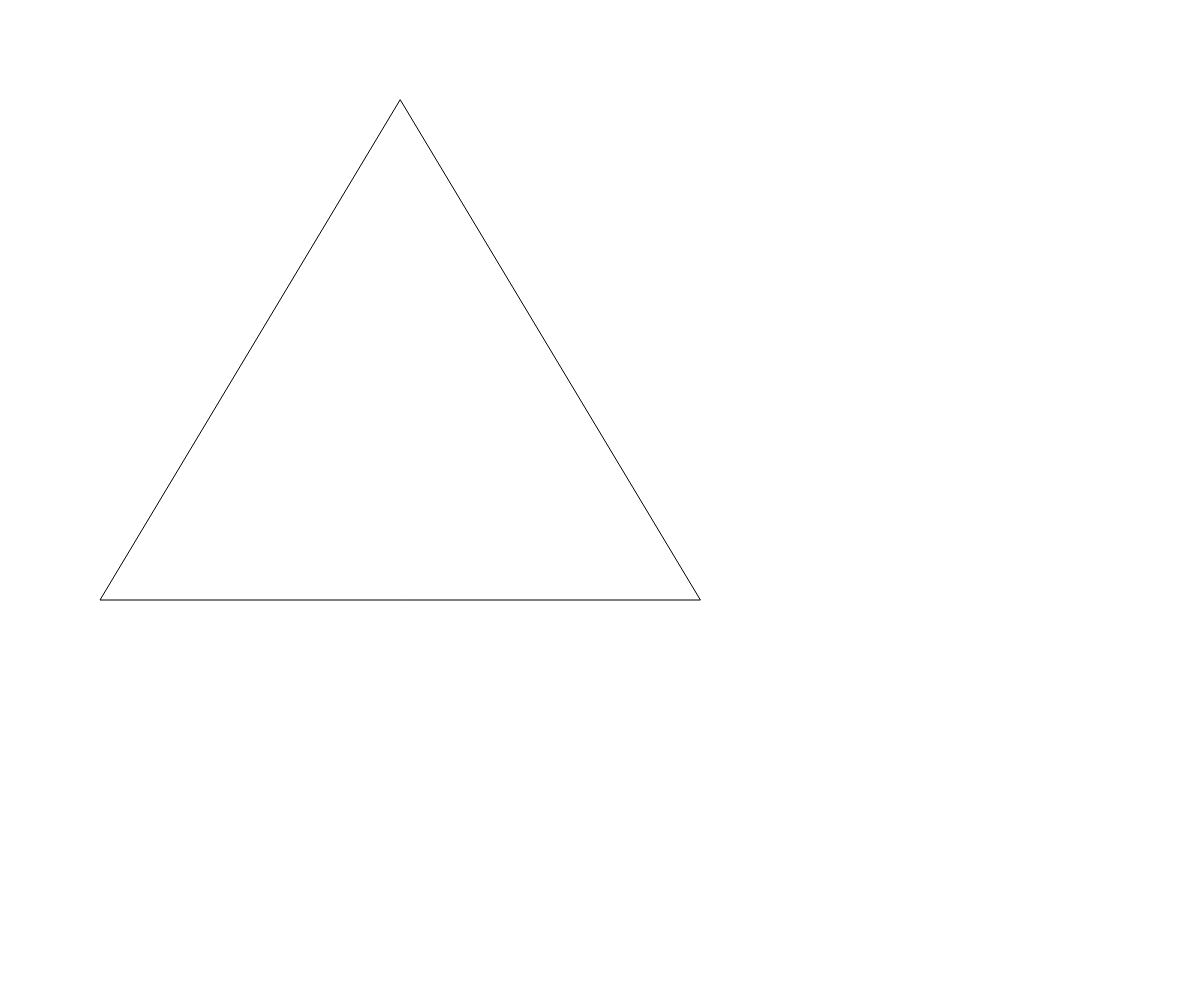
Frame 1 (no input)
Frame 60 (no input): identical to frame 1, image omitted
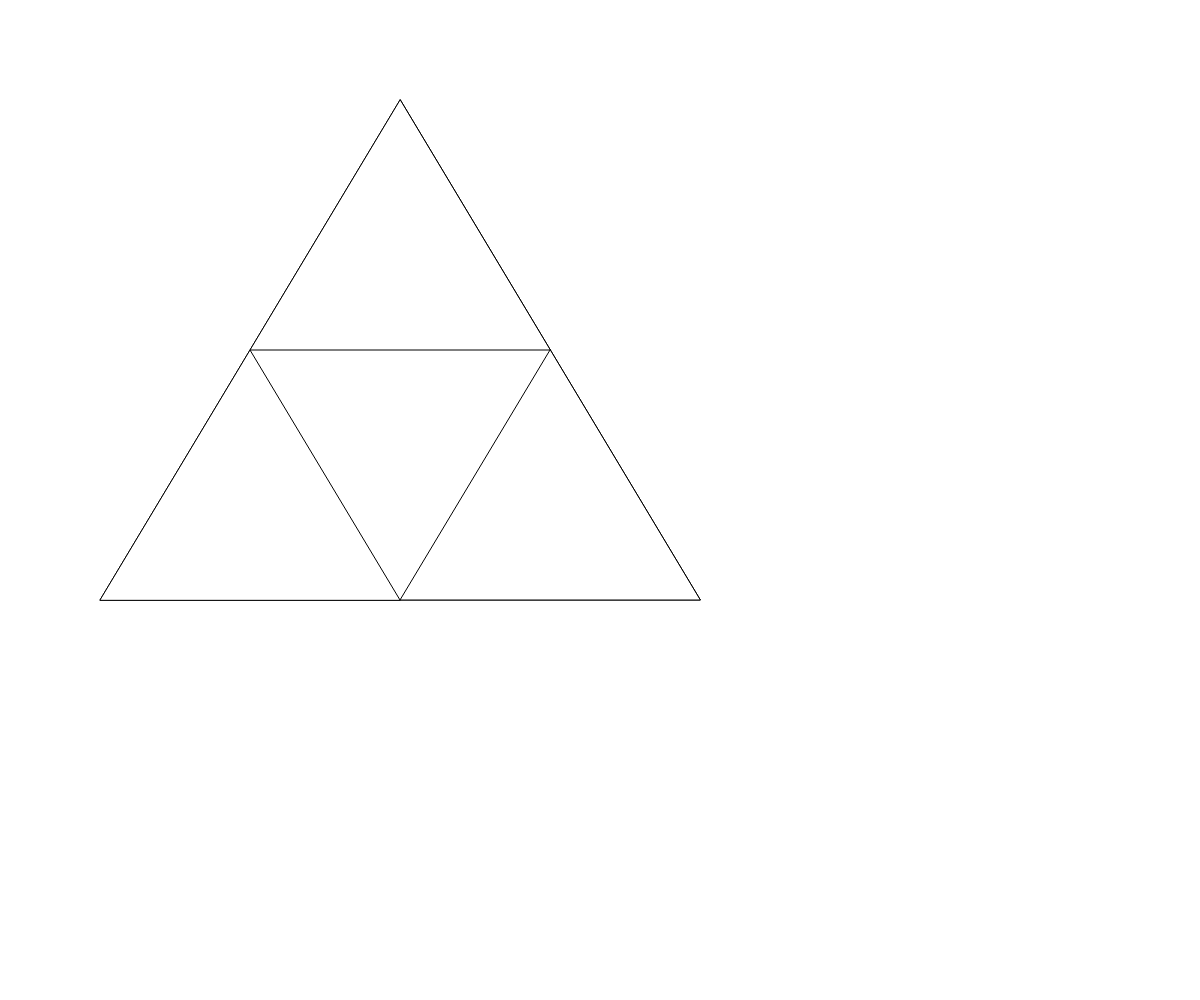
Frame 120 (the mouse pressed at the canvas centre since frame 60)

The p5.js sketch that drew these frames (run headless with seeded random() and noise() and a simulated clock; from frame 60 on, the mouse is pressed at the canvas centre):

// p5.js sketch
// ── sketch.js
// Triangle
// Eric James
// Dec. Tues. 3rd 2019
//
// Extra for Experts:
// - describe what you did to take this project "above and beyond"

let triangles = [];
let points = [{x:400, y:100}, {x:100, y:600}, {x:700, y:600}];
let depth = 0;
let time = 0;

function setup() {
  createCanvas(windowWidth, windowHeight);
  background(255);
}

function draw() {
  background(255);
  sterpinski(points, depth);
  if (millis()-time >= 1000) {
    depth ++;
    time = millis();
  }
  if (depth > 8) {
    depth = 9;
  }
}

function sterpinski(points, level) {
  triangle(points[0].x, points[0].y, points[1].x, points[1].y, points[2].x, points[2].y);
  if (level > 0) {
    sterpinski([points[0], getMidPoint(points[0], points[1]), getMidPoint(points[0], points[2])], level-1);
    sterpinski([points[1], getMidPoint(points[1], points[0]), getMidPoint(points[1], points[2])], level-1);
    sterpinski([points[2], getMidPoint(points[2], points[1]), getMidPoint(points[2], points[0])], level-1);
  }
}

function getMidPoint(point1, point2) {
  return {x: (point1.x + point2.x)/2, y: (point1.y + point2.y)/2};
}
